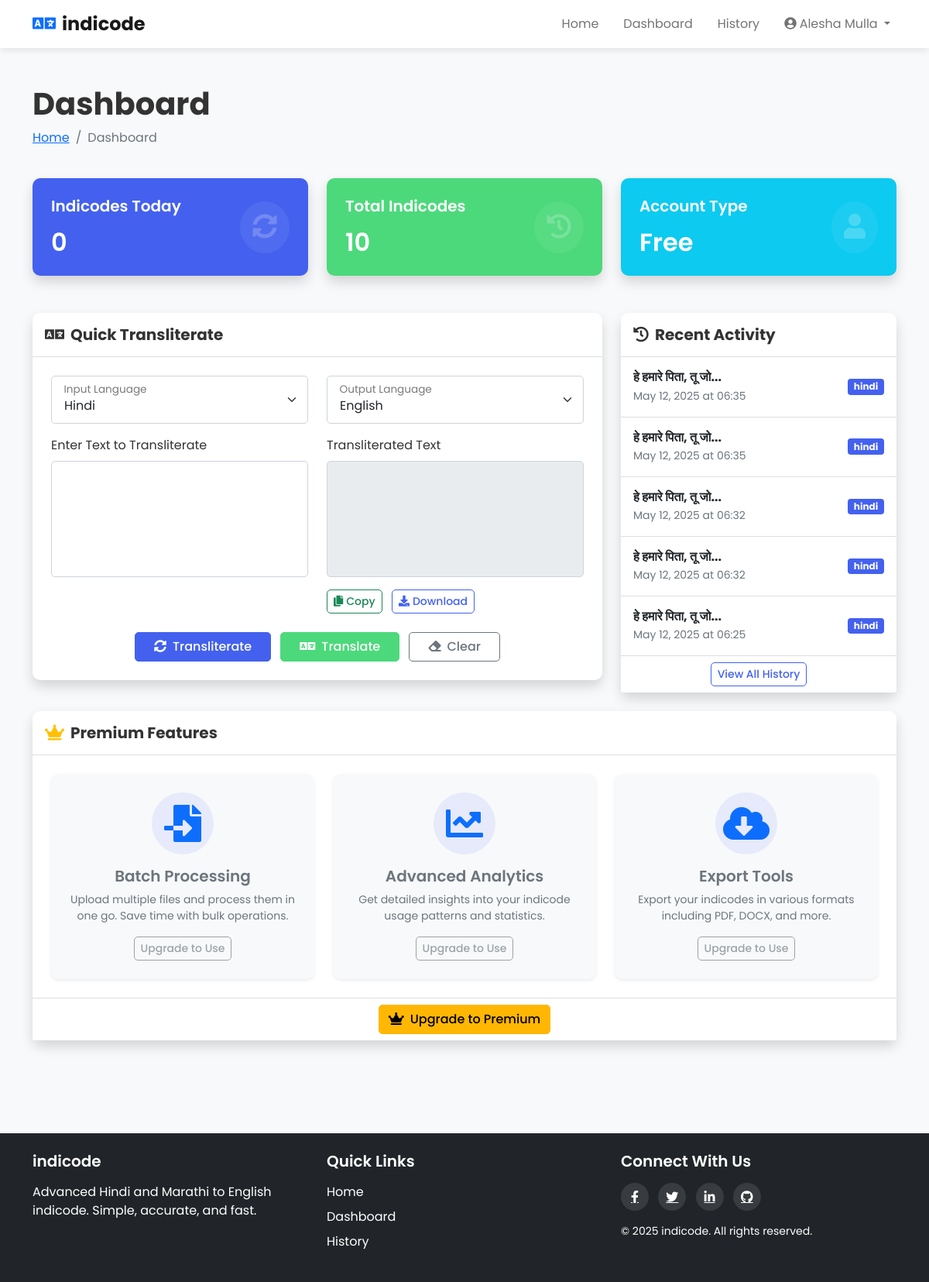
The page /dashboard (signed in) on the database its author committed.
### app.py (models this page shows)
class User(UserMixin, db.Model):
    id = db.Column(db.Integer, primary_key=True)
    email = db.Column(db.String(100), unique=True, nullable=False)
    password = db.Column(db.String(200), nullable=False)
    name = db.Column(db.String(100))
    history = db.relationship('TransliterationHistory', backref='user', lazy=True)

class TransliterationHistory(db.Model):
    id = db.Column(db.Integer, primary_key=True)
    user_id = db.Column(db.Integer, db.ForeignKey('user.id'), nullable=False)
    input_text = db.Column(db.Text, nullable=False)
    output_text = db.Column(db.Text, nullable=False)
    language = db.Column(db.String(10), nullable=False)
    created_at = db.Column(db.DateTime, default=datetime.utcnow)

### app.py (the view)
@app.route('/dashboard')
@login_required
def dashboard():
    history = TransliterationHistory.query.filter_by(user_id=current_user.id).order_by(TransliterationHistory.created_at.desc()).limit(10).all()
    return render_template('dashboard.html', history=history)

### templates/dashboard.html (shortened to what this page needs)
{% extends 'base.html' %}
{% block content %}
<div class="container py-4">
    <div class="row mb-4">
        <div class="col-md-12">
            <h1 class="fw-bold">Dashboard</h1>
            <nav aria-label="breadcrumb">
                <ol class="breadcrumb">
                    <li class="breadcrumb-item"><a href="{{ url_for('index') }}">Home</a></li>
                    <li class="breadcrumb-item active" aria-current="page">Dashboard</li>
                </ol>
            </nav>
        </div>
    </div>
    <div class="row mb-4">
        <div class="col-md-4">
            <div class="card border-0 bg-primary text-white mb-4 shadow">
                <div class="card-body p-4">
                    <div class="d-flex justify-content-between align-items-center">
                        <div>
                            <h5 class="mb-0">Indicodes Today</h5>
                            <h2 class="mt-3 mb-0">{{ history|selectattr('created_at', 'ge', now().replace(hour=0, minute=0, second=0))|list|length }}</h2>
                        </div>
                        <div class="p-3 bg-white bg-opacity-25 rounded-circle">
                            <i class="fas fa-sync-alt fa-2x text-white"></i>
                        </div>
                    </div>
                </div>
            </div>
        </div>
        <div class="col-md-4">
            <div class="card border-0 bg-success text-white mb-4 shadow">
                <div class="card-body p-4">
                    <div class="d-flex justify-content-between align-items-center">
                        <div>
                            <h5 class="mb-0">Total Indicodes</h5>
                            <h2 class="mt-3 mb-0">{{ history|length }}</h2>
                        </div>
                        <div class="p-3 bg-white bg-opacity-25 rounded-circle">
                            <i class="fas fa-history fa-2x text-white"></i>
                        </div>
                    </div>
                </div>
            </div>
        </div>
        <div class="col-md-4">
            <div class="card border-0 bg-info text-white mb-4 shadow">
                <div class="card-body p-4">
                    <div class="d-flex justify-content-between align-items-center">
                        <div>
                            <h5 class="mb-0">Account Type</h5>
                            <h2 class="mt-3 mb-0">Free</h2>
                        </div>
                        <div class="p-3 bg-white bg-opacity-25 rounded-circle">
                            <i class="fas fa-user fa-2x text-white"></i>
                        </div>
                    </div>
                </div>
            </div>
        </div>
    </div>
    <div class="row">
        <div class="col-lg-8 mb-4">
            <div class="card border-0 shadow">
                <div class="card-header bg-white py-3">
                    <h5 class="mb-0 fw-bold"><i class="fas fa-language me-2"></i>Quick Transliterate</h5>
                </div>
                <div class="card-body p-4">
                    <div class="row">
                        <div class="col-md-6">
                            <div class="form-floating mb-3">
                                <select id="input-language" class="form-select">
                                    <option value="hindi" selected>Hindi</option>
                                </select>
                                <label for="input-language">Input Language</label>
                            </div>                            <label for="input-text" class="form-label">Enter Text to Transliterate</label>
                            <div>
                                <textarea id="input-text" class="form-control" style="height: 150px;"></textarea>
                            </div>
                        </div>
                        <div class="col-md-6 mt-3 mt-md-0">
                            <div class="form-floating mb-3">
                                <select id="output-language" class="form-select">
                                    <option value="english" selected>English</option>
                                </select>
                                <label for="output-language">Output Language</label>
                            </div>                            <label for="output-text" class="form-label" id="output-label">Transliterated Text</label>
                            <div>
                                <textarea id="output-text" class="form-control" style="height: 150px;" readonly></textarea>
                            </div>
                            <div class="mt-3">
                                <button id="copy-btn" class="btn btn-sm btn-outline-success">
                                    <i class="fas fa-copy me-1"></i>Copy
                                </button>
                                <button id="download-btn" class="btn btn-sm btn-outline-primary ms-2">
                                    <i class="fas fa-download me-1"></i>Download
                                </button>
                            </div>
                        </div>
                    </div>
                    <div class="text-center mt-4">
                        <button id="transliterate-btn" class="btn btn-primary px-4">
                            <i class="fas fa-sync-alt me-2"></i>Transliterate
                        </button>
                        <button id="translate-btn" class="btn btn-success px-4 ms-2" style="display: inline-block !important; visibility: visible !important; opacity: 1 !important;">
                            <i class="fas fa-language me-2"></i>Translate
                        </button>
                        <button id="clear-btn" class="btn btn-outline-secondary px-4 ms-2">
                            <i class="fas fa-eraser me-2"></i>Clear
                        </button>
                    </div>
                </div>
            </div>
        </div>
        <div class="col-lg-4 mb-4">
            <div class="card border-0 shadow h-100">
                <div class="card-header bg-white py-3">
                    <h5 class="mb-0 fw-bold"><i class="fas fa-history me-2"></i>Recent Activity</h5>
                </div>
                <div class="card-body p-0">
                    <div class="list-group list-group-flush">
                        {% for item in history[:5] %}
                        <div class="list-group-item p-3">
                            <div class="d-flex justify-content-between align-items-center">
                                <div>
                                    <h6 class="mb-1 fw-bold text-truncate" style="max-width: 200px;">{{ item.input_text[:20] }}{% if item.input_text|length > 20 %}...{% endif %}</h6>
                                    <p class="mb-0 text-muted small">{{ item.created_at.strftime('%B %d, %Y at %H:%M') }}</p>
                                </div>
                                <span class="badge bg-primary">{{ item.language }}</span>
                            </div>
                        </div>
                        {% else %}
                        <div class="list-group-item p-4 text-center">
                            <p class="mb-0 text-muted">No recent activity</p>
                        </div>
                        {% endfor %}
                    </div>
                </div>
                <div class="card-footer bg-white text-center">
                    <a href="{{ url_for('history') }}" class="btn btn-sm btn-outline-primary">View All History</a>
                </div>
            </div>
        </div>
        <div class="col-12 mb-4">
            <div class="card border-0 shadow">
                <div class="card-header bg-white py-3">
                    <h5 class="mb-0 fw-bold"><i class="fas fa-crown me-2 text-warning"></i>Premium Features</h5>
                </div>
                <div class="card-body p-4">
                    <div class="row g-4">
                        <div class="col-md-4">
                            <div class="card h-100 border-0 shadow-sm bg-light">
                                <div class="card-body p-4 text-center">
                                    <div class="feature-icon text-primary mb-3">
                                        <i class="fas fa-file-import fa-3x"></i>
                                    </div>
                                    <h5 class="card-title text-muted">Batch Processing</h5>
                                    <p class="card-text text-muted small">Upload multiple files and process them in one go. Save time with bulk operations.</p>
                                    <button onclick="showPremiumAlert()" class="btn btn-sm btn-outline-secondary" disabled>Upgrade to Use</button>
                                </div>
                            </div>
                        </div>
                        <div class="col-md-4">
                            <div class="card h-100 border-0 shadow-sm bg-light">
                                <div class="card-body p-4 text-center">
                                    <div class="feature-icon text-primary mb-3">
                                        <i class="fas fa-chart-line fa-3x"></i>
                                    </div>
                                    <h5 class="card-title text-muted">Advanced Analytics</h5>
                                    <p class="card-text text-muted small">Get detailed insights into your indicode usage patterns and statistics.</p>
                                    <button onclick="showPremiumAlert()" class="btn btn-sm btn-outline-secondary" disabled>Upgrade to Use</button>
                                </div>
                            </div>
                        </div>
                        <div class="col-md-4">
                            <div class="card h-100 border-0 shadow-sm bg-light">
                                <div class="card-body p-4 text-center">
                                    <div class="feature-icon text-primary mb-3">
                                        <i class="fas fa-cloud-download-alt fa-3x"></i>
                                    </div>
                                    <h5 class="card-title text-muted">Export Tools</h5>
                                    <p class="card-text text-muted small">Export your indicodes in various formats including PDF, DOCX, and more.</p>
                                    <button onclick="showPremiumAlert()" class="btn btn-sm btn-outline-secondary" disabled>Upgrade to Use</button>
                                </div>
                            </div>
                        </div>
                    </div>
                </div>
                <div class="card-footer bg-white text-center">
                    <a href="#" onclick="showPremiumAlert()" class="btn btn-warning">
                        <i class="fas fa-crown me-2"></i>Upgrade to Premium
                    </a>
                </div>
            </div>
        </div>
    </div>
</div>
{% endblock %}

### templates/base.html (shortened to what this page needs)
<!DOCTYPE html>
<html lang="en">
<head>
    <link href="https://cdn.jsdelivr.net/npm/bootstrap@5.1.3/dist/css/bootstrap.min.css" rel="stylesheet">
    <link href="https://cdnjs.cloudflare.com/ajax/libs/font-awesome/5.15.4/css/all.min.css" rel="stylesheet">
    <link href="{{ url_for('static', filename='css/style.css') }}" rel="stylesheet">
    <link href="{{ url_for('static', filename='css/fix-positions-new.css') }}" rel="stylesheet">
</head>
<body>
    <nav class="navbar navbar-expand-lg navbar-light bg-white">
        <div class="container">
            <a class="navbar-brand fw-bold" href="{{ url_for('index') }}">
                <i class="fas fa-language text-primary me-2"></i>indicode
            </a>
            <div class="collapse navbar-collapse" id="navbarNav">                <ul class="navbar-nav ms-auto">
                    <li class="nav-item me-3">
                        <a class="nav-link" href="{{ url_for('index') }}">Home</a>
                    </li>
                    {% if current_user.is_authenticated %}
                    <li class="nav-item me-3">
                        <a class="nav-link" href="{{ url_for('dashboard') }}">Dashboard</a>
                    </li>
                    <li class="nav-item me-3">
                        <a class="nav-link" href="{{ url_for('history') }}">History</a>
                    </li>
                    <li class="nav-item dropdown">
                        <a class="nav-link dropdown-toggle" href="#" id="userDropdown" role="button" data-bs-toggle="dropdown">
                            <i class="fas fa-user-circle me-1"></i>{{ current_user.name }}
                        </a>
                    </li>
                    {% endif %}
                </ul>
            </div>
        </div>
    </nav>
    <main class="py-4">
        {% block content %}{% endblock %}
    </main>
    <footer class="bg-dark text-white py-4 mt-5">
        <div class="container">
            <div class="row">
                <div class="col-md-4 mb-4 mb-md-0">
                    <h5 class="mb-3">indicode</h5>
                    <p class="mb-0">Advanced Hindi and Marathi to English indicode. Simple, accurate, and fast.</p>
                </div>
                <div class="col-md-4 mb-4 mb-md-0">
                    <h5 class="mb-3">Quick Links</h5>
                    <ul class="list-unstyled">
                        <li class="mb-2"><a href="{{ url_for('index') }}" class="text-white text-decoration-none">Home</a></li>
                        {% if current_user.is_authenticated %}
                        <li class="mb-2"><a href="{{ url_for('dashboard') }}" class="text-white text-decoration-none">Dashboard</a></li>
                        <li class="mb-2"><a href="{{ url_for('history') }}" class="text-white text-decoration-none">History</a></li>
                        {% else %}
                        <li class="mb-2"><a href="{{ url_for('login') }}" class="text-white text-decoration-none">Login</a></li>
                        <li class="mb-2"><a href="{{ url_for('register') }}" class="text-white text-decoration-none">Register</a></li>
                        {% endif %}
                    </ul>
                </div>
                <div class="col-md-4">
                    <h5 class="mb-3">Connect With Us</h5>
                    <div class="social-links mb-3">
                        <a href="#" class="text-white me-2"><i class="fab fa-facebook-f"></i></a>
                        <a href="#" class="text-white me-2"><i class="fab fa-twitter"></i></a>
                        <a href="#" class="text-white me-2"><i class="fab fa-linkedin-in"></i></a>
                        <a href="#" class="text-white"><i class="fab fa-github"></i></a>
                    </div>
                    <p class="mb-0 small">© 2025 indicode. All rights reserved.</p>
                </div>
            </div>
        </div>
    </footer>
</body>
</html>

### rows shown on the page
User: name "Alesha Mulla"
TransliterationHistory: input_text "हे हमारे पिता, तू जो", created_at "May 12, 2025 at 06:35", language "hindi"
TransliterationHistory: input_text "हे हमारे पिता, तू जो", created_at "May 12, 2025 at 06:35", language "hindi"
TransliterationHistory: input_text "हे हमारे पिता, तू जो", created_at "May 12, 2025 at 06:32", language "hindi"
TransliterationHistory: input_text "हे हमारे पिता, तू जो", created_at "May 12, 2025 at 06:32", language "hindi"
TransliterationHistory: input_text "हे हमारे पिता, तू जो", created_at "May 12, 2025 at 06:25", language "hindi"

### other values the page prints
{{ history|length }} "10"
